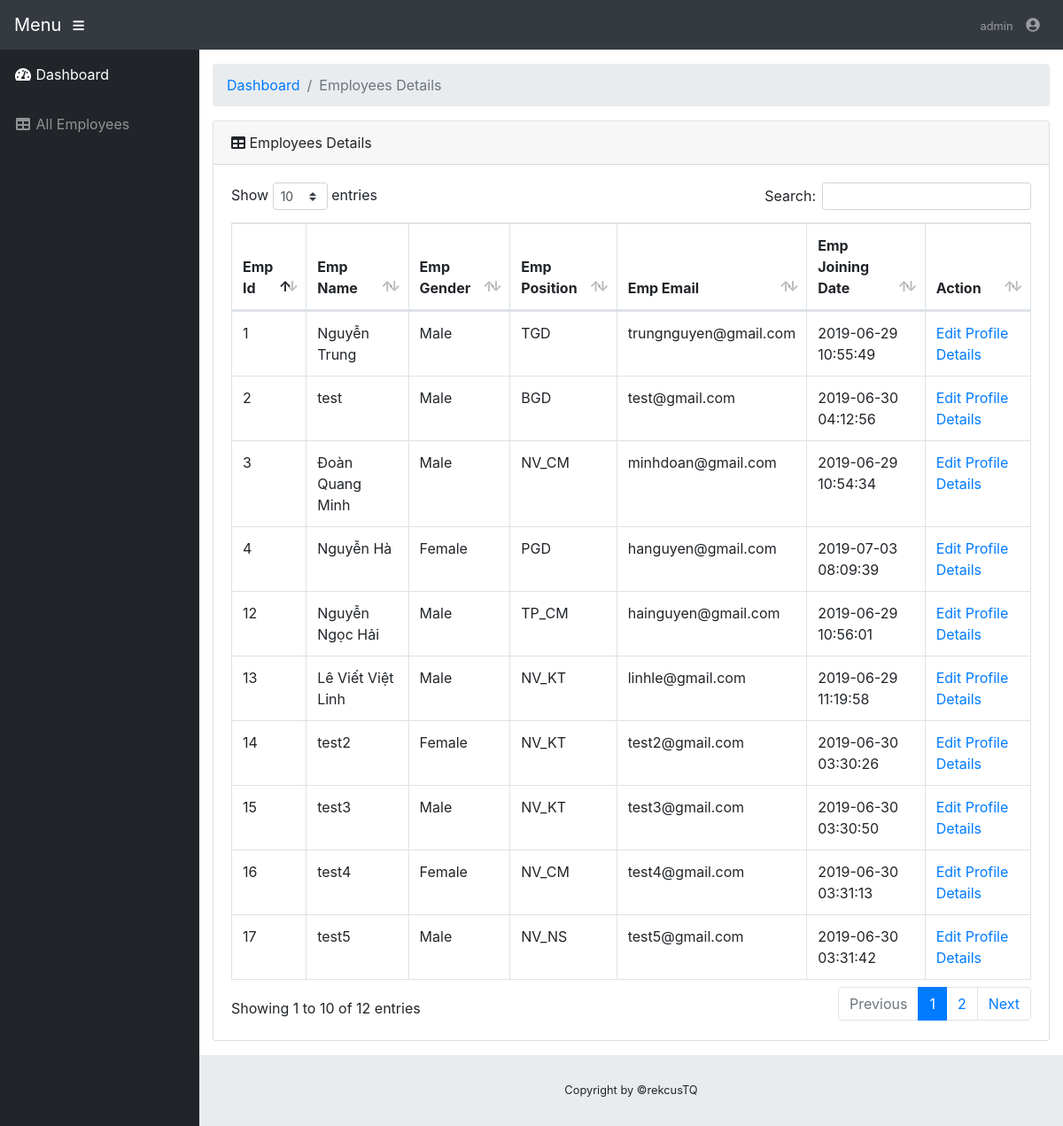
The app's page /admin/allemployees.php (signed in) with its own data.
### tables this page shows
CREATE TABLE `employees` (
  `empId` int(11) NOT NULL,
  `empName` varchar(255) DEFAULT NULL,
  `empGender` enum('Male','Female') DEFAULT NULL,
  `empPosition` varchar(255) DEFAULT NULL,
  `empEmail` varchar(255) DEFAULT NULL,
  `empPassword` varchar(255) DEFAULT NULL,
  `regDate` timestamp NOT NULL DEFAULT current_timestamp() ON UPDATE current_timestamp()
);

### admin/allemployees.php (the view, shortened to what this page needs)
<?php
include('includes/dbconnection.php');
if (strlen($_SESSION['aid']==0)) {
  header('location:logout.php');
} else {
?>
<!DOCTYPE html>
<html lang="en">
<head>
  <link href="../vendor/fontawesome-free/css/all.min.css" rel="stylesheet" type="text/css">
  <link href="../vendor/datatables/dataTables.bootstrap4.css" rel="stylesheet">
  <link href="../css/sb-admin.min.css" rel="stylesheet">
</head>
<body id="page-top">
  <?php include_once('includes/header.php');?>
  <div id="wrapper">
    <?php include_once('includes/sidebar.php');?>
    <div id="content-wrapper">
      <div class="container-fluid">
        <ol class="breadcrumb">
          <li class="breadcrumb-item">
            <a href="welcome.php">Dashboard</a>
          </li>
          <li class="breadcrumb-item active">Employees Details</li>
        </ol>
        <div class="card mb-3">
          <div class="card-header">
            <i class="fas fa-table"></i>
            Employees Details
          </div>
          <div class="card-body">
            <div class="table-responsive">
              <table class="table table-bordered" id="dataTable" width="100%" cellspacing="0">
                <thead>
                  <tr>
                    <th>Emp Id</th>
                    <th>Emp Name</th>
                    <th>Emp Gender</th>
                    <th>Emp Position</th>
                    <th>Emp Email</th>
                    <th>Emp Joining Date</th>
                    <th>Action</th>
                  </tr>
                </thead>
                <tbody>
                  <?php
                  $ret=mysqli_query($con,"select * from employees");
                  while ($row=mysqli_fetch_array($ret)) {
                  ?>
                    <tr>
                      <td><?php echo $row['empId'];?></td>
                      <td><?php echo $row['empName'];?></td>
                      <td><?php echo $row['empGender'];?></td>
                      <td><?php echo $row['empPosition'];?></td>
                      <td><?php echo $row['empEmail'];?></td>
                      <td><?php echo $row['regDate'];?></td>
                      <td><a href="editempprofile.php?editid=<?php echo $row['empId'];?>">Edit Profile Details</a></td>
                    </tr>
                  <?php
                  } ?>
                </tbody>
              </table>
            </div>
          </div>
        </div>
      </div>
      <?php include_once('includes/footer.php');?>
    </div>
  </div>
</body>
</html>
<?php } ?>

### admin/includes/header.php (shortened to what this page needs)
<nav class="navbar navbar-expand navbar-dark bg-dark static-top">
  <a class="navbar-brand mr-1" href="welcome.php">Menu</a>
  <button class="btn btn-link btn-sm text-white order-1 order-sm-0" id="sidebarToggle" href="#">
    <i class="fas fa-bars"></i>
  </button>
  <ul class="navbar-nav ml-auto ml-md-0">
    <li class="nav-item dropdown no-arrow">
      <a class="nav-link dropdown-toggle" href="#" id="userDropdown" role="button" data-toggle="dropdown" aria-haspopup="true" aria-expanded="false">
        <?php
        $adminid=$_SESSION['aid'];
        $ret=mysqli_query($con,"select name from admin where id='$adminid'");
        $row=mysqli_fetch_array($ret);
        $name=$row['name'];
        ?>
        <span class="mr-2 d-none d-lg-inline text-gray-600 small"><?php echo $name; ?></span>
        <i class="fas fa-user-circle fa-fw"></i>
      </a>
    </li>
  </ul>
</nav>

### admin/includes/sidebar.php
<ul class="sidebar navbar-nav">
  <li class="nav-item active">
    <a class="nav-link" href="welcome.php">
      <i class="fas fa-fw fa-tachometer-alt"></i>
      <span>Dashboard</span>
    </a>
  </li>
  <li class="nav-item">
    <a class="nav-link" href="allemployees.php">
      <i class="fas fa-fw fa-table"></i>
      <span>All Employees</span></a>
  </li>
</ul>

### admin/includes/footer.php
<footer class="sticky-footer">
<div class="container my-auto">
  <div class="copyright text-center my-auto">
    <span>Copyright by ©rekcusTQ</span>
  </div>
</div>
</footer>

### records on screen
employees: empId "1", empName "Nguyễn Trung", empGender "Male", empPosition "TGD", empEmail "trungnguyen@gmail.com", regDate "2019-06-29 10:55:49"
employees: empId "2", empName "test", empGender "Male", empPosition "BGD", empEmail "test@gmail.com", regDate "2019-06-30 04:12:56"
employees: empId "3", empName "Đoàn Quang Minh", empGender "Male", empPosition "NV_CM", empEmail "minhdoan@gmail.com", regDate "2019-06-29 10:54:34"
employees: empId "4", empName "Nguyễn Hà", empGender "Female", empPosition "PGD", empEmail "hanguyen@gmail.com", regDate "2019-07-03 08:09:39"
employees: empId "12", empName "Nguyễn Ngọc Hải", empGender "Male", empPosition "TP_CM", empEmail "hainguyen@gmail.com", regDate "2019-06-29 10:56:01"
employees: empId "13", empName "Lê Viết Việt Linh", empGender "Male", empPosition "NV_KT", empEmail "linhle@gmail.com", regDate "2019-06-29 11:19:58"
employees: empId "14", empName "test2", empGender "Female", empPosition "NV_KT", empEmail "test2@gmail.com", regDate "2019-06-30 03:30:26"
employees: empId "15", empName "test3", empGender "Male", empPosition "NV_KT", empEmail "test3@gmail.com", regDate "2019-06-30 03:30:50"
employees: empId "16", empName "test4", empGender "Female", empPosition "NV_CM", empEmail "test4@gmail.com", regDate "2019-06-30 03:31:13"
employees: empId "17", empName "test5", empGender "Male", empPosition "NV_NS", empEmail "test5@gmail.com", regDate "2019-06-30 03:31:42"

### other values on screen
$name "admin"
